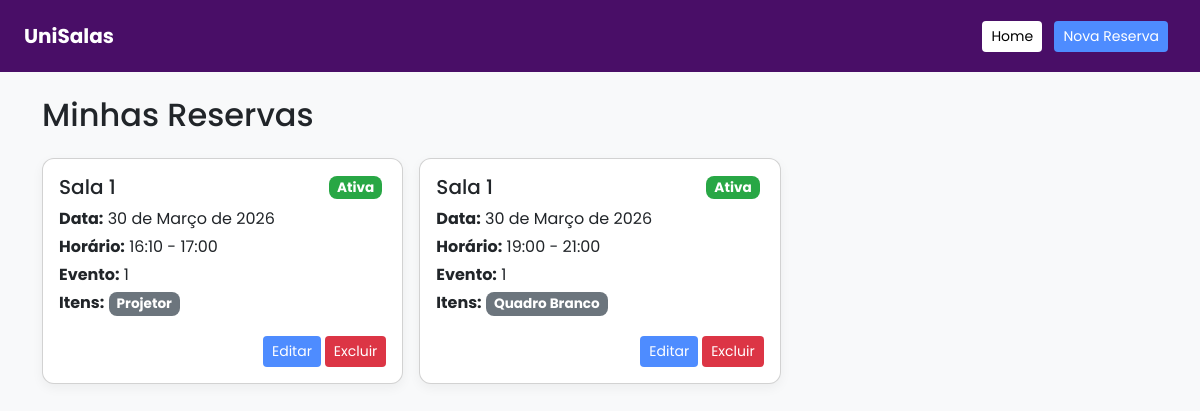
/minhas-reservas/ (signed in), run on an earlier commit of the app's database.
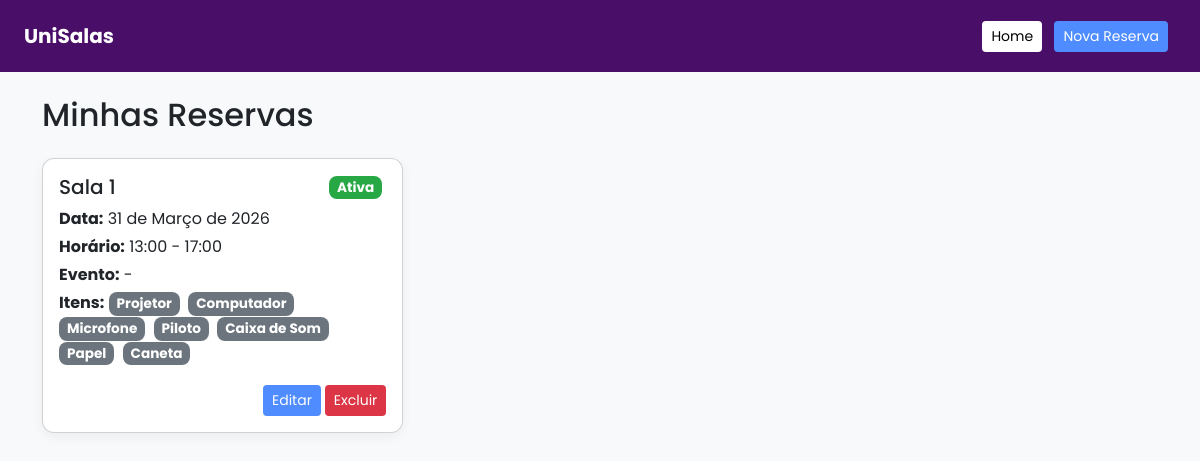
And on a later commit of the database.
### core/models.py (models this page shows, shortened)
class Reserva(models.Model):
    usuario = models.ForeignKey(User, on_delete=models.CASCADE)
    sala = models.ForeignKey(Sala, on_delete=models.CASCADE)
    itens = models.ManyToManyField(Item, blank=True)
    data = models.DateField()
    hora_inicio = models.TimeField()
    hora_fim = models.TimeField()
    nome_evento = models.CharField(max_length=200)

class Sala(models.Model):
    nome = models.CharField(max_length=50)
    capacidade = models.IntegerField()

class Item(models.Model):
    nome = models.CharField(max_length=50)

### core/views.py (the view)
# urls.py: path('minhas-reservas/', views.minhas_reservas, name='minhas_reservas'),
@login_required
def minhas_reservas(request):
    reservas = Reserva.objects.filter(usuario=request.user).order_by('data', 'hora_inicio')
    return render(request, 'minhas_reservas.html', {'reservas': reservas})

### core/templates/minhas_reservas.html (shortened to what this page needs)
{% load static %}
<!DOCTYPE html>
<html lang="pt-br">
<head>
    <link href="https://cdn.jsdelivr.net/npm/bootstrap@5.3.0/dist/css/bootstrap.min.css" rel="stylesheet">
</head>
<body>
  <nav class="navbar navbar-expand-lg navbar-custom px-4 py-3 mb-4">
    <a class="navbar-brand fw-bold" href="{% url 'home' %}">UniSalas</a>
    <div class="ms-auto">
        <a href="{% url 'home' %}" class="btn btn-home btn-sm me-2">Home</a>
        <a href="{% url 'nova_reserva' %}" class="btn btn-nova btn-sm me-2">Nova Reserva</a>
    </div>
</nav>
<div class="container mt-4">
    <h2 class="mb-4">Minhas Reservas</h2>
    {% if reservas %}
        <div class="row g-3">
            {% for r in reservas %}
            <div class="col-md-6 col-lg-4">
                <div class="card card-reserva p-3 h-100">
                    <div class="d-flex justify-content-between align-items-center mb-2">
                        <h5 class="card-title mb-0">{{ r.sala.nome }}</h5>
                        <span class="badge badge-disponivel">Ativa</span>
                    </div>
                    <p class="mb-1"><strong>Data:</strong> {{ r.data }}</p>
                    <p class="mb-1"><strong>Horário:</strong> {{ r.hora_inicio }} - {{ r.hora_fim }}</p>
                    <p class="mb-1"><strong>Evento:</strong> {{ r.nome_evento|default:"-" }}</p>
                    <p class="mb-1"><strong>Itens:</strong>
                        {% for i in r.itens.all %}
                            <span class="badge bg-secondary">{{ i.nome }}</span>
                        {% empty %}
                            Nenhum
                        {% endfor %}
                    </p>
                    <div class="mt-3 d-flex justify-content-end">
                        <a href="{% url 'editar_reserva' r.id %}" class="btn btn-sm btn-minhas me-1">Editar</a>
                        <a href="{% url 'deletar_reserva' r.id %}" class="btn btn-sm btn-sair">Excluir</a>
                    </div>
                </div>
            </div>
            {% endfor %}
        </div>
    {% else %}
        <div class="text-center mt-5">
            <h4>Nenhuma reserva feita ainda.</h4>
        </div>
    {% endif %}
</div>
</body>
</html>

What changed in the data, as far as the page shows it:
removed Reserva: sala.nome "Sala 1", data "30 de Março de 2026", hora_inicio "16:10", hora_fim "17:00", nome_evento "1", Item (nome "Projetor")
removed Reserva: sala.nome "Sala 1", data "30 de Março de 2026", hora_inicio "19:00", hora_fim "21:00", nome_evento "1"
no longer on this page (row unchanged): Item: nome "Quadro Branco", shown under "Sala 1"
added Reserva: sala.nome "Sala 1", data "31 de Março de 2026", hora_inicio "13:00", hora_fim "17:00", nome_evento "-", Item (nome "Projetor")
added Item: nome "Computador", shown under "Sala 1"
added Item: nome "Microfone", shown under "Sala 1"
added Item: nome "Piloto", shown under "Sala 1"
added Item: nome "Caixa de Som", shown under "Sala 1"
added Item: nome "Papel", shown under "Sala 1"
added Item: nome "Caneta", shown under "Sala 1"
